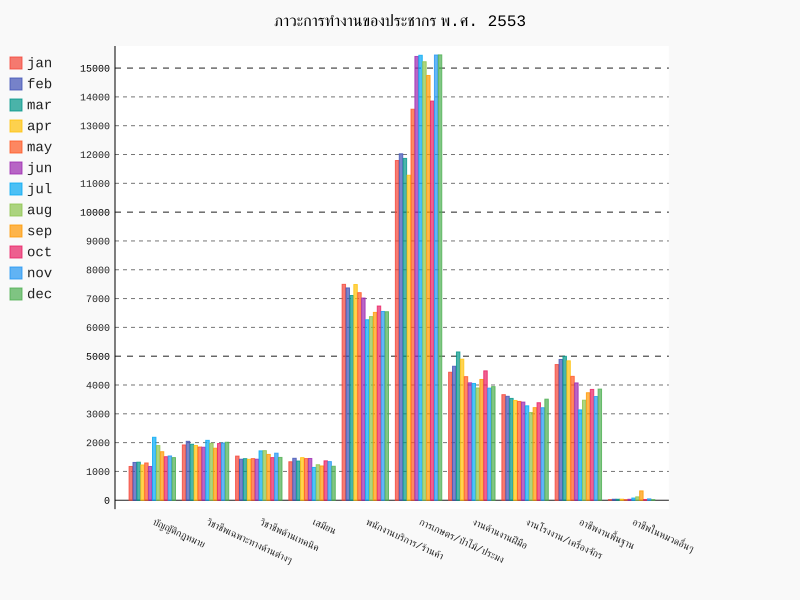

The Python source for this figure:
"""make graph"""
import pygal                                                       # First import pygal
from xlrd import open_workbook
def make_graph():
    """make graph in section center"""

    #open worksheet
    book = open_workbook('C:/Users/User/Desktop/project/สถิติปี 53.xlsx')
    sheet = book.sheet_by_index(1) #code select sheet ถ้ามีสองชีทเปลี่ยนเป็นเลข 1
    jan = [sheet.cell(col_index, 1).value for col_index in range(1, 11)]
    feb = [sheet.cell(col_index, 2).value for col_index in range(1, 11)]
    mar = [sheet.cell(col_index, 3).value for col_index in range(1, 11)]
    apr = [sheet.cell(col_index, 4).value for col_index in range(1, 11)]
    may = [sheet.cell(col_index, 5).value for col_index in range(1, 11)]
    jun = [sheet.cell(col_index, 6).value for col_index in range(1, 11)]
    july = [sheet.cell(col_index, 7).value for col_index in range(1, 11)]
    aug = [sheet.cell(col_index, 8).value for col_index in range(1, 11)]
    sep = [sheet.cell(col_index, 9).value for col_index in range(1, 11)]
    octo = [sheet.cell(col_index, 10).value for col_index in range(1, 11)]
    nov = [sheet.cell(col_index, 11).value for col_index in range(1, 11)]
    dec = [sheet.cell(col_index, 12).value for col_index in range(1, 11)]


    #make graph
    line_chart =  pygal.Bar() #รูปแบบของ graph
    line_chart.title = ('ภาวะการทำงานของประชากรปี 2553')
    career = []
    for i in [sheet.cell(col_index, 0).value for col_index in range(1, 11)]:
        career.append(i)

    line_chart.x_labels = map(str, career)
    line_chart.add(sheet.cell(0, 1).value, jan)
    line_chart.add(sheet.cell(0, 2).value, feb)
    line_chart.add(sheet.cell(0, 3).value, mar)
    line_chart.add(sheet.cell(0, 4).value, apr)
    line_chart.add(sheet.cell(0, 5).value, may)
    line_chart.add(sheet.cell(0, 6).value, jun)
    line_chart.add(sheet.cell(0, 7).value, july)
    line_chart.add(sheet.cell(0, 8).value, aug)
    line_chart.add(sheet.cell(0, 9).value, sep)
    line_chart.add(sheet.cell(0, 10).value, octo)
    line_chart.add(sheet.cell(0, 11).value, nov)
    line_chart.add(sheet.cell(0, 12).value, dec)
    line_chart.render_to_file('53.svg')
make_graph()
